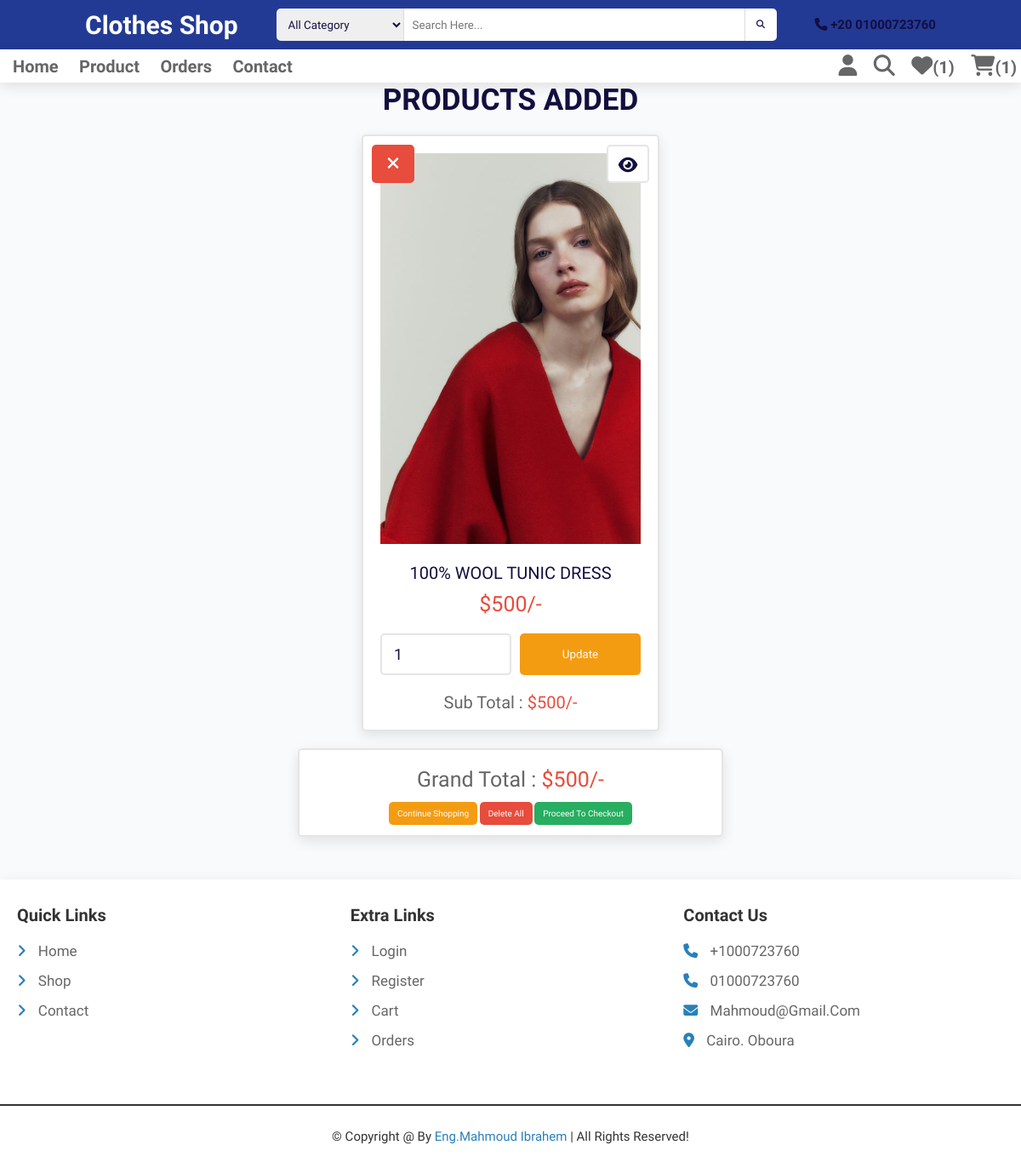
Screenshot of /cart.php (signed in) with the database file from the repository.
### tables this page shows
CREATE TABLE `cart` (
  `id` int(100) NOT NULL,
  `user_id` int(100) NOT NULL,
  `pid` int(100) NOT NULL,
  `name` varchar(100) NOT NULL,
  `price` int(100) NOT NULL,
  `quantity` int(100) NOT NULL,
  `image` varchar(100) NOT NULL
);

### cart.php (the view, shortened to what this page needs)
<?php
@include 'config.php';
$user_id = $_SESSION['user_id'];
?>
<!DOCTYPE html>
<html lang="en">
<head>
   <link rel="stylesheet" href="https://cdnjs.cloudflare.com/ajax/libs/font-awesome/6.1.1/css/all.min.css">
   <link rel="stylesheet" href="css/style.css">
   <link rel="stylesheet" href="css/index.css">
</head>
<body>
<?php include 'header.php'; ?>
<section class="shopping-cart">
   <h1 class="title">products added</h1>
   <div class="box-container">
   <?php
      $grand_total = 0;
      $select_cart = $conn->prepare("SELECT * FROM `cart` WHERE user_id = ?");
      $select_cart->execute([$user_id]);
      if($select_cart->rowCount() > 0){
         while($fetch_cart = $select_cart->fetch(PDO::FETCH_ASSOC)){
   ?>
   <form action="" method="POST" class="box">
      <a href="cart.php?delete=<?= $fetch_cart['id']; ?>" class="fas fa-times" onclick="return confirm('delete this from cart?');"></a>
      <a href="view_page.php?pid=<?= $fetch_cart['pid']; ?>" class="fas fa-eye"></a>
      <img src="uploaded_img/<?= $fetch_cart['image']; ?>" alt="">
      <div class="name"><?= $fetch_cart['name']; ?></div>
      <div class="price">$<?= $fetch_cart['price']; ?>/-</div>
      <div class="flex-btn">
         <input type="number" min="1" value="<?= $fetch_cart['quantity']; ?>" class="qty" name="p_qty">
         <input type="submit" value="update" name="update_qty" class="option-btn">
      </div>
      <div class="sub-total"> sub total : <span>$<?= $sub_total = ($fetch_cart['price'] * $fetch_cart['quantity']); ?>/-</span> </div>
   </form>
   <?php
      $grand_total += $sub_total;
      }
   }else{
      echo '<p class="empty">your cart is empty</p>';
   }
   ?>
   </div>
   <div class="cart-total">
      <p>grand total : <span>$<?= $grand_total; ?>/-</span></p>
      <a href="shop.php" class="option-btn">continue shopping</a>
      <a href="cart.php?delete_all" class="delete-btn <?= ($grand_total > 1)?'':'disabled'; ?>">delete all</a>
      <a href="checkout.php" class="btn <?= ($grand_total > 1)?'':'disabled'; ?>">proceed to checkout</a>
   </div>
</section>
<?php include 'footer.php'; ?>
</body>
</html>

### css/style.css (style rules this page uses)
.shopping-cart .box-container { display: grid; grid-template-columns: repeat(auto-fit, 35rem); gap:1.5rem; justify-content: center; align-items: flex-start; }
.shopping-cart .box-container .box { padding:2rem; text-align: center; border:var(--border); background-color: var(--white); box-shadow: var(--box-shadow); border-radius: .5rem; position: relative; }
.shopping-cart .box-container .box .price { padding:1rem 0; color:var(--red); font-size: 2.5rem; }
.shopping-cart .box-container .box .fa-eye { position: absolute; top:1rem; right:1rem; border-radius: .5rem; height: 4.5rem; line-height: 4.3rem; width: 5rem; border:var(--border); color:var(--black); font-size: 2rem; background-color: var(--white); }
.shopping-cart .box-container .box .fa-times { position: absolute; top:1rem; left:1rem; border-radius: .5rem; height: 4.5rem; line-height: 4.3rem; width: 5rem; color:var(--white); font-size: 2rem; background-color: var(--red); }
.shopping-cart .box-container .box img { width: 100%; margin-bottom: 1rem; }
.shopping-cart .box-container .box .name { font-size: 2rem; color:var(--black); padding-top: 1rem; }
.shopping-cart .box-container .box .qty { margin-top: 1rem; border-radius: .5rem; padding:1.2rem 1.4rem; font-size: 1.8rem; color:var(--black); border:var(--border); width: 100%; }
.shopping-cart .box-container .sub-total { margin-top: 2rem; font-size: 2rem; color:var(--light-color); }
.shopping-cart .box-container .sub-total span { color:var(--red); }
.shopping-cart .cart-total { max-width: 50rem; margin: 0 auto; margin-top: 2rem; padding:2rem; text-align: center; border:var(--border); background-color: var(--white); box-shadow: var(--box-shadow); border-radius: .5rem; }
.shopping-cart .cart-total p { margin-bottom: 2rem; font-size: 2.5rem; color:var(--light-color); }
.shopping-cart .cart-total p span { color:var(--red); }

### css/index.css (style rules this page uses)
:root { --blue: #233a95; --black:#130f40; --light-color:#666; --box-shadow:0 .5rem 1.5rem rgba(0,0,0,.1); --border:.2rem solid rgba(0,0,0,.1); --outline:.1rem solid rgba(0,0,0,.1); --outline-hover:.2rem solid var(--black); }
:root { --header-height: 3.5rem; --first-color: hsl(36, 72%, 48%); --first-color-alt: hsl(36, 72%, 44%); --black-color:hsl(206, 12%, 12%); --card-color: hsl(0, 0%, 90%); --title-color: hsl(206, 12%, 12%); --text-color: hsl(206, 4%, 42%); --text-color-light: hsl(206, 4%, 75%); --body-color: hsl(206, 4%, 97%); --container-color: #fff; --body-font: 'Battambang', cursive; --biggest-font-size: 2.25rem; --h1-font-size: 1.5rem; --h2-font-size: 1.25rem; --h3-font-size: 1rem; --normal-font-size: .938rem; --small-font-size: .813rem; --smaller-font-size: .75rem; --font-bold: 700; --z-tooltip: 10; --z-fixed: 100; }
body { background-color: rgb(249 250 251); position: relative; }
* { font-family: 'Battambang', cursive; margin:0; padding:0; box-sizing: border-box; outline: none; border:none; text-decoration: none; text-transform: capitalize; transition: all .3s linear; list-style-type: none; }
html { font-size: 62.5%; overflow-x: hidden; scroll-behavior: smooth; scroll-padding-top: 7rem; }

### css/components.css (style rules this page uses)
:root { --green:#27ae60; --orange:#f39c12; --red:#e74c3c; --black:#333; --light-color:#666; --white:#fff; --light-bg:#f6f6f6; --border:.2rem solid var(--black); --box-shadow:0 .5rem 1rem rgba(0,0,0,.1); }
* { font-family: 'Rubik', sans-serif; margin:0; padding:0; box-sizing: border-box; outline: none; border:none; text-decoration: none; color:var(--black); }
body { background-color: var(--light-bg); }
html { font-size: 62.5%; overflow-x: hidden; scroll-behavior: smooth; scroll-padding-top: 6.5rem; }
section { padding:3rem 2rem; max-width: 1200px; margin:0 auto; }
.btn, .delete-btn, .option-btn { margin-top: 1rem; border-radius: .5rem; color:var(--white); padding:0.8rem 1rem; text-transform: capitalize; cursor: pointer; text-align: center; }
.btn { background-color: var(--green); }
.delete-btn { background-color: var(--red); }
.option-btn { background-color: var(--orange); }
.flex-btn { display: flex; flex-wrap: wrap; gap:1rem; }
.flex-btn > * { flex:1; }
.title { text-align: center; margin-bottom: 2rem; text-transform: uppercase; color:var(--black); font-size: 3.5rem; }

### rows the page displays
cart: image (picture), name "100% WOOL TUNIC DRESS", price "500", p_qty "1"

### other values shown
$count_wishlist_items->rowCount() "1"
$count_cart_items->rowCount() "1"
$grand_total "500"
